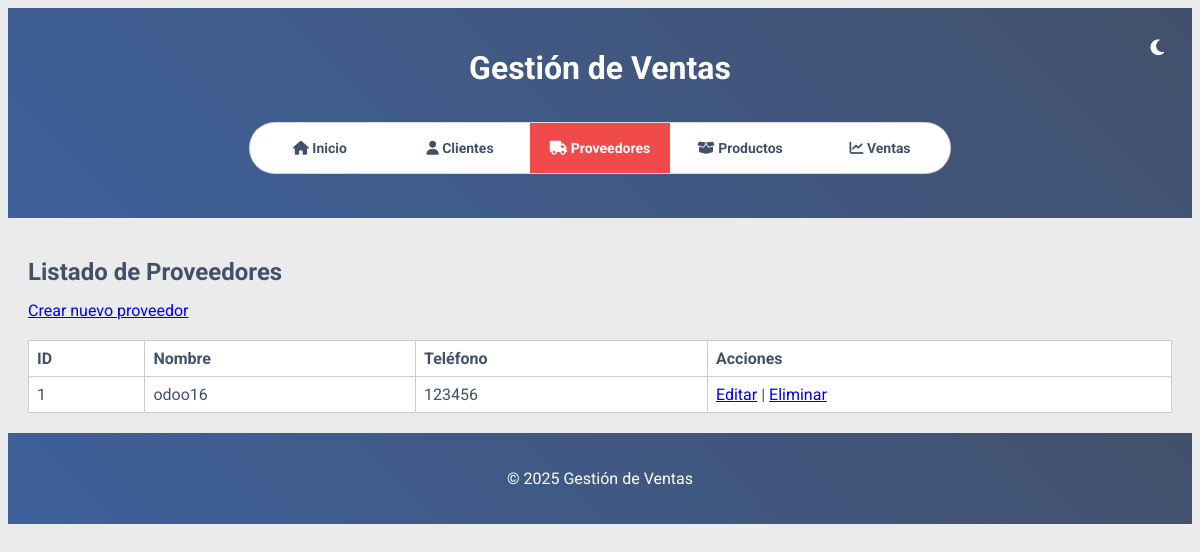
Page /proveedores/lista on the earlier database version.
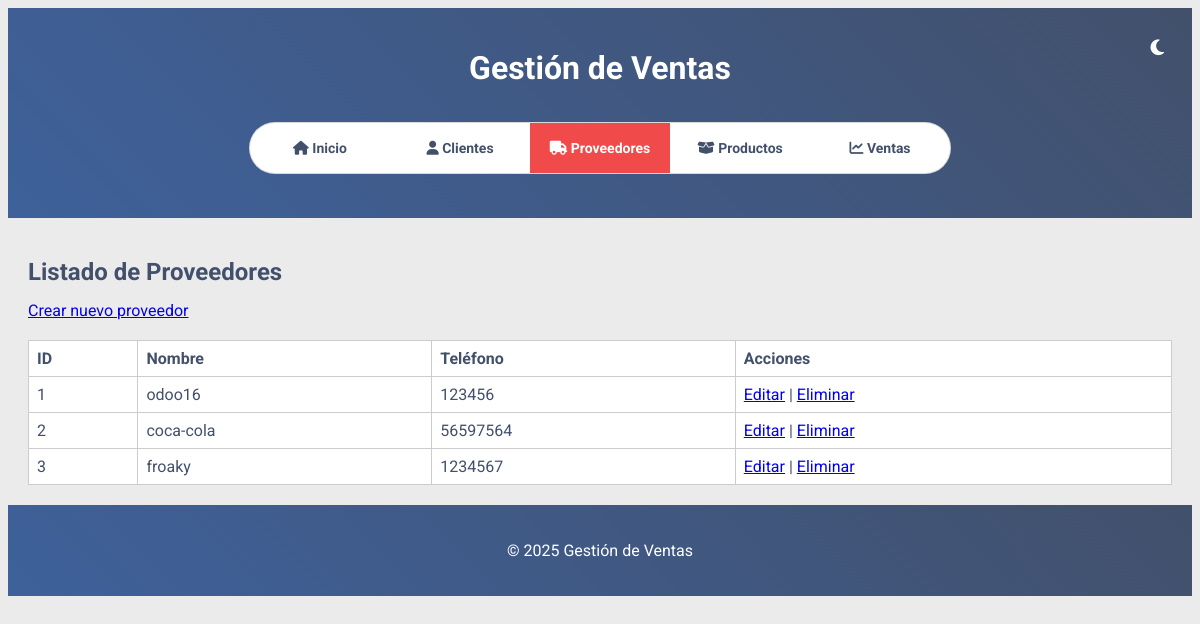
Same page on the later database version.
### models/proveedor.py (models this page shows, shortened)
class Proveedor(db.Model):
    __tablename__ = 'proveedores'
    id = db.Column(db.Integer, primary_key=True)
    name = db.Column(db.String(50), nullable=False)
    telefono = db.Column(db.String(20), nullable=False)

### routes/proveedores.py (the view)
@bp.route('/lista', methods=['GET'])
def lista_proveedores():
    proveedores = get_all_proveedores()
    return render_template('proveedores/lista.html', proveedores=proveedores)

### services/proveedores_service.py (called while the page is built)
def get_all_proveedores():
    return Proveedor.query.all()

### templates/proveedores/lista.html (shortened to what this page needs)
{% extends "base.html" %}
{% block content %}
<h2>Listado de Proveedores</h2>
<a href="{{ url_for('proveedores.crear_proveedor_view') }}">Crear nuevo proveedor</a>
<table>
    <thead>
        <tr>
            <th>ID</th>
            <th>Nombre</th>
            <th>Teléfono</th>
            <th>Acciones</th>
        </tr>
    </thead>
    <tbody>
        {% for p in proveedores %}
        <tr>
            <td>{{ p.id }}</td>
            <td>{{ p.name }}</td>
            <td>{{ p.telefono }}</td>
            <td>
                <a href="{{ url_for('proveedores.editar_proveedor_view', id=p.id) }}">Editar</a> |
                <a href="{{ url_for('proveedores.eliminar_proveedor_view', id=p.id) }}">Eliminar</a>
            </td>
        </tr>
        {% endfor %}
    </tbody>
</table>
{% endblock %}

Differences in the rows shown:
added Proveedor: id "2", name "coca-cola", telefono "56597564"
added Proveedor: id "3", name "froaky", telefono "1234567"
